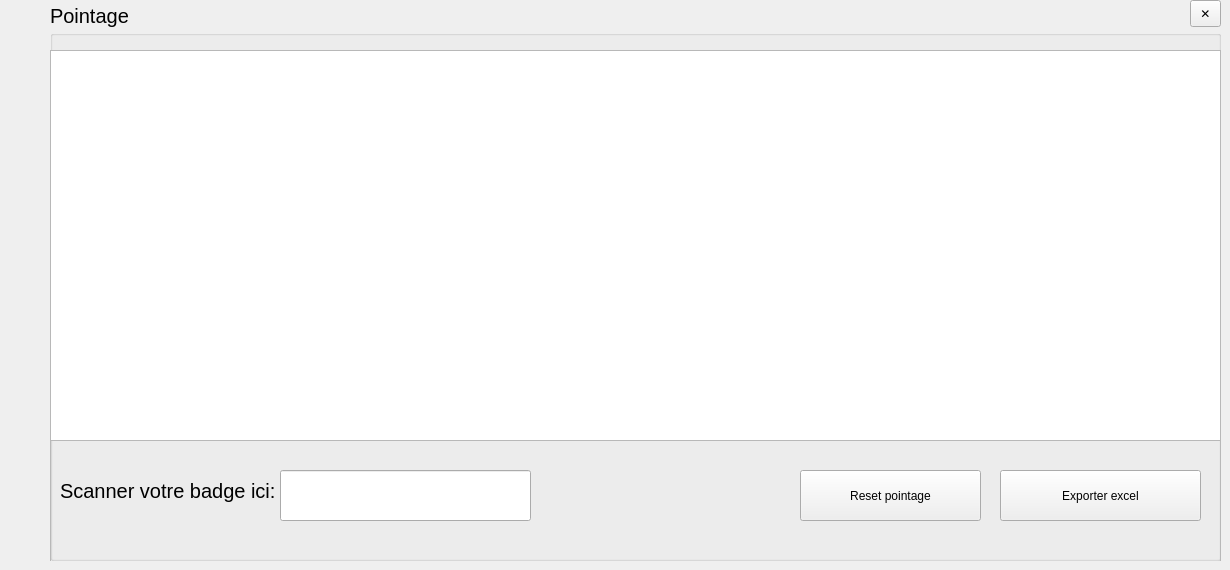
            <widget class="QWidget" name="page">
             <widget class="QGroupBox" name="groupBox_5">
              <property name="geometry">
               <rect>
                <x>50</x>
                <y>30</y>
                <width>1171</width>
                <height>531</height>
               </rect>
              </property>
              <property name="title">
               <string/>
              </property>
              <widget class="QLabel" name="label_feedback">
               <property name="geometry">
                <rect>
                 <x>510</x>
                 <y>441</y>
                 <width>281</width>
                 <height>41</height>
                </rect>
               </property>
               <property name="text">
                <string/>
               </property>
              </widget>
              <widget class="QFrame" name="frame">
               <property name="geometry">
                <rect>
                 <x>0</x>
                 <y>20</y>
                 <width>1171</width>
                 <height>561</height>
                </rect>
               </property>
               <property name="frameShape">
                <enum>QFrame::Shape::StyledPanel</enum>
               </property>
               <property name="frameShadow">
                <enum>QFrame::Shadow::Raised</enum>
               </property>
               <widget class="QTableView" name="tableView">
                <property name="geometry">
                 <rect>
                  <x>0</x>
                  <y>0</y>
                  <width>1171</width>
                  <height>391</height>
                 </rect>
                </property>
               </widget>
               <widget class="QPushButton" name="btn_reset">
                <property name="geometry">
                 <rect>
                  <x>750</x>
                  <y>420</y>
                  <width>181</width>
                  <height>51</height>
                 </rect>
                </property>
                <property name="text">
                 <string>Reset pointage</string>
                </property>
               </widget>
               <widget class="QLineEdit" name="input_badge">
                <property name="geometry">
                 <rect>
                  <x>230</x>
                  <y>420</y>
                  <width>251</width>
                  <height>51</height>
                 </rect>
                </property>
               </widget>
               <widget class="QPushButton" name="btn_exportt">
                <property name="geometry">
                 <rect>
                  <x>950</x>
                  <y>420</y>
                  <width>201</width>
                  <height>51</height>
                 </rect>
                </property>
                <property name="text">
                 <string>Exporter excel</string>
                </property>
               </widget>
               <widget class="QLabel" name="label_9">
                <property name="geometry">
                 <rect>
                  <x>10</x>
                  <y>410</y>
                  <width>221</width>
                  <height>61</height>
                 </rect>
                </property>
                <property name="font">
                 <font>
                  <pointsize>15</pointsize>
                 </font>
                </property>
                <property name="text">
                 <string>Scanner votre badge ici:</string>
                </property>
               </widget>
              </widget>
             </widget>
             <widget class="QLabel" name="label_15">
              <property name="geometry">
               <rect>
                <x>50</x>
                <y>0</y>
                <width>111</width>
                <height>31</height>
               </rect>
              </property>
              <property name="font">
               <font>
                <family>Segoe UI</family>
                <pointsize>15</pointsize>
                <italic>false</italic>
                <fontweight>DemiBold</fontweight>
               </font>
              </property>
              <property name="styleSheet">
               <string notr="true"/>
              </property>
              <property name="text">
               <string>Pointage</string>
              </property>
             </widget>
             <widget class="QToolButton" name="btn_ret">
              <property name="geometry">
               <rect>
                <x>1190</x>
                <y>0</y>
                <width>31</width>
                <height>27</height>
               </rect>
              </property>
              <property name="toolTip">
               <string>Fermer</string>
              </property>
              <property name="text">
               <string>✕</string>
              </property>
             </widget>
            </widget>
